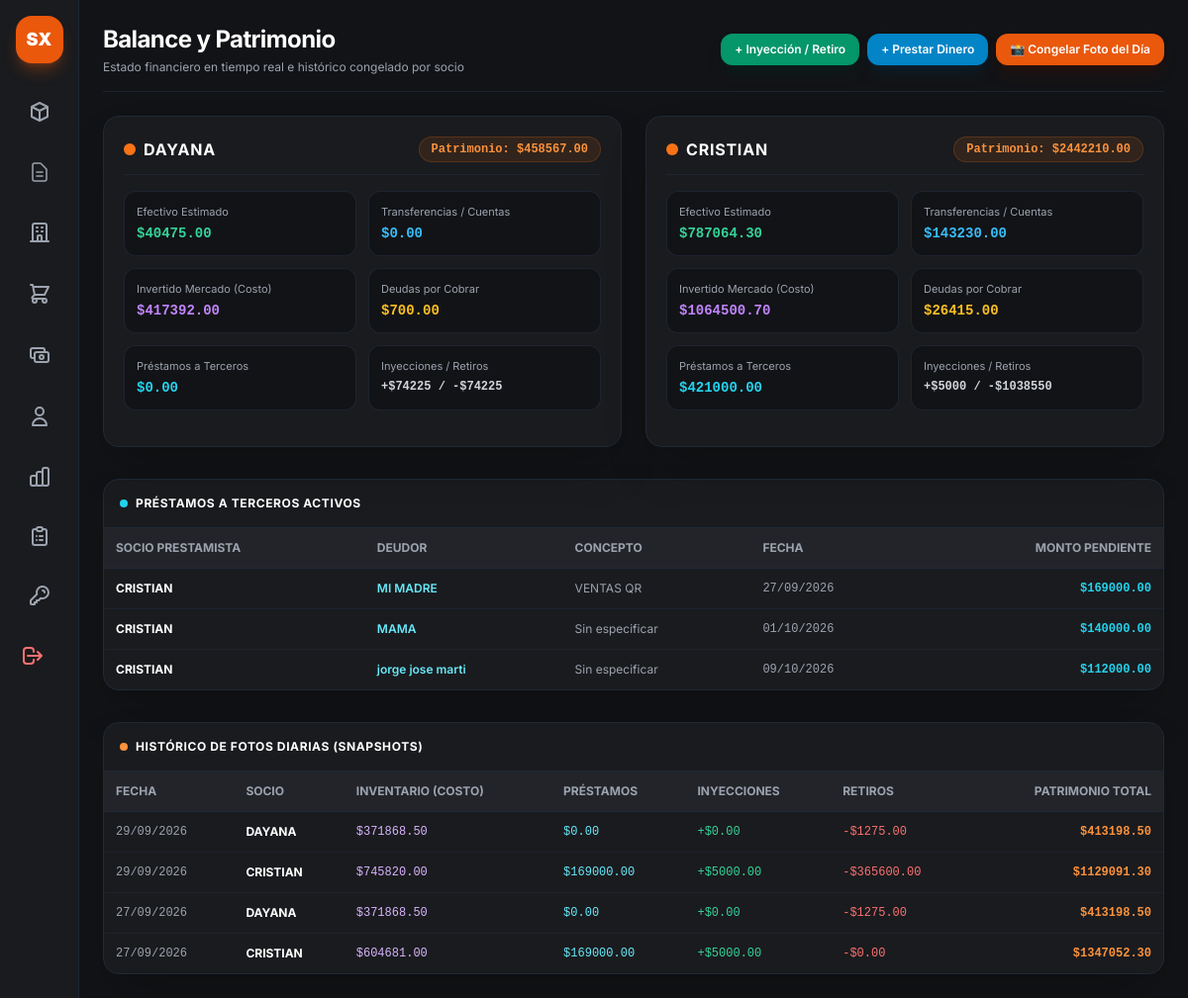
The page /admin/balance (signed in) on the database its author committed.
### app.py (models this page shows)
class Propietario(db.Model):
    __tablename__ = 'propietarios'
    id = db.Column(db.Integer, primary_key=True)
    nombre = db.Column(db.String(100), nullable=False, unique=True)
    descripcion = db.Column(db.String(200))
    productos = db.relationship('Producto', backref='propietario', lazy=True)

class PrestamoTercero(db.Model):
    __tablename__ = 'prestamos_terceros'
    id = db.Column(db.Integer, primary_key=True)
    propietario_id = db.Column(db.Integer, db.ForeignKey('propietarios.id'), nullable=False)
    deudor_nombre = db.Column(db.String(100), nullable=False)
    monto = db.Column(db.Float, nullable=False)
    saldo_pendiente = db.Column(db.Float, nullable=False)
    metodo_pago = db.Column(db.String(20), default='EFECTIVO')  # 'EFECTIVO' o 'TRANSFERENCIA'
    concepto = db.Column(db.String(255), nullable=True)
    fecha = db.Column(db.DateTime, default=datetime.now)
    estado = db.Column(db.String(20), default='PENDIENTE')
    propietario = db.relationship('Propietario', backref=db.backref('prestamos', lazy=True))

class SnapshotBalanceDiario(db.Model):
    __tablename__ = 'snapshots_balance_diario'
    id = db.Column(db.Integer, primary_key=True)
    fecha = db.Column(db.Date, nullable=False)
    propietario_nombre = db.Column(db.String(100), nullable=False)
    efectivo = db.Column(db.Float, default=0.0)
    transferencia = db.Column(db.Float, default=0.0)
    inventario_costo = db.Column(db.Float, default=0.0)
    deudas_por_cobrar = db.Column(db.Float, default=0.0)
    prestamos_otorgados = db.Column(db.Float, default=0.0)
    inyecciones = db.Column(db.Float, default=0.0)
    retiros = db.Column(db.Float, default=0.0)
    patrimonio_total = db.Column(db.Float, default=0.0)

### app.py (the view)
@app.route('/admin/balance')
def vista_balance():
    if 'user' not in session or session.get('rol') != 'admin':
        return redirect(url_for('login'))
    propietarios = Propietario.query.all()
    balance_propietarios = []
    for prop in propietarios:
        productos_prop = Producto.query.filter_by(propietario_id=prop.id).all()
        inventario_costo = sum((obtener_stock_total(p) * (p.precio_costo or 0.0)) for p in productos_prop)
        deudas_cobrar = 0.0
        try:
            filas_deudas = db.session.execute(
                db.text("SELECT * FROM deudas_cierre WHERE LOWER(COALESCE(estado, '')) = 'pendiente' OR cierre_pago_id IS NULL")
            ).mappings().all()
            for row in filas_deudas:
                estado_str = str(row.get('estado', '')).lower()
                if estado_str == 'pagado' or row.get('cierre_pago_id') is not None:
                    continue
                monto_d = float(row.get('subtotal') or 0.0)
                if monto_d <= 0:
                    continue
                prod_id = row.get('producto_id')
                prod_nom = str(row.get('producto_nombre') or '').strip()
                prod = None
                if prod_id and prod_id > 0:
                    prod = Producto.query.get(prod_id)
                elif prod_nom:
                    prod = Producto.query.filter(Producto.nombre.ilike(prod_nom)).first()
                if prod and prod.propietario_id == prop.id:
                    deudas_cobrar += monto_d
                elif not prod and 'CRISTIAN' in prop.nombre.upper():
                    deudas_cobrar += monto_d
        except Exception:
            deudas_cobrar = 0.0
        prestamos = PrestamoTercero.query.filter_by(propietario_id=prop.id, estado='PENDIENTE').all()
        prestamos_efectivo = sum(p.saldo_pendiente for p in prestamos if not getattr(p, 'metodo_pago', None) or p.metodo_pago == 'EFECTIVO')
        prestamos_transf = sum(p.saldo_pendiente for p in prestamos if getattr(p, 'metodo_pago', None) == 'TRANSFERENCIA')
        total_prestamos = prestamos_efectivo + prestamos_transf
        movs = MovimientoCapital.query.filter_by(propietario_id=prop.id).all()
        inyecciones_efectivo = sum(m.monto for m in movs if m.tipo == 'INYECCION' and (not getattr(m, 'metodo_pago', None) or m.metodo_pago == 'EFECTIVO'))
        retiros_efectivo = sum(m.monto for m in movs if m.tipo == 'RETIRO' and (not getattr(m, 'metodo_pago', None) or m.metodo_pago == 'EFECTIVO'))
        inyecciones_transf = sum(m.monto for m in movs if m.tipo == 'INYECCION' and getattr(m, 'metodo_pago', None) == 'TRANSFERENCIA')
        retiros_transf = sum(m.monto for m in movs if m.tipo == 'RETIRO' and getattr(m, 'metodo_pago', None) == 'TRANSFERENCIA')
        total_inyecciones = inyecciones_efectivo + inyecciones_transf
        total_retiros = retiros_efectivo + retiros_transf
        compras_socio = Compra.query.filter_by(propietario_id=prop.id).all() if 'Compra' in globals() else []
        compras_efectivo = sum(c.total_compra for c in compras_socio if c.metodo_pago == 'EFECTIVO' or not c.metodo_pago)
        compras_transf = sum(c.total_compra for c in compras_socio if c.metodo_pago == 'TRANSFERENCIA')
        efectivo_acumulado = 0.0
        transferencias_cierres = 0.0
        es_cristian = 'CRISTIAN' in prop.nombre.upper()
        if 'CierreDia' in globals():
            cierres = CierreDia.query.all()
            for c in cierres:
                if hasattr(c, 'detalles'):
                    for d in c.detalles:
                        prod = Producto.query.get(d.producto_id)
                        if prod and prod.propietario_id == prop.id:
                            efectivo_acumulado += (d.subtotal or 0.0)
                if es_cristian and hasattr(c, 'total_transferencias') and c.total_transferencias:
                    transferencias_cierres += (c.total_transferencias or 0.0)
        efectivo_liquido = max(0.0, efectivo_acumulado + inyecciones_efectivo - retiros_efectivo - prestamos_efectivo - compras_efectivo)
        transferencias_acumuladas = max(0.0, transferencias_cierres + inyecciones_transf - retiros_transf - prestamos_transf - compras_transf)
        patrimonio_total = efectivo_liquido + transferencias_acumuladas + inventario_costo + deudas_cobrar + total_prestamos
        balance_propietarios.append({
            'propietario': prop,
            'efectivo': efectivo_liquido,
            'transferencia': transferencias_acumuladas,
            'inventario_costo': inventario_costo,
            'deudas_por_cobrar': deudas_cobrar,
            'prestamos': total_prestamos,
            'inyecciones': total_inyecciones,
            'retiros': total_retiros,
            'patrimonio_total': patrimonio_total
        })
    snapshots = SnapshotBalanceDiario.query.order_by(SnapshotBalanceDiario.fecha.desc()).limit(30).all()
    prestamos_activos = PrestamoTercero.query.filter_by(estado='PENDIENTE').all()
    return render_template(
        'admin_balance.html',
        balance_propietarios=balance_propietarios,
        snapshots=snapshots,
        prestamos=prestamos_activos,
        propietarios=propietarios
    )

### app.py (called while the page is built)
def obtener_stock_total(producto):
    if hasattr(producto, 'stocks'):
        if isinstance(producto.stocks, (list, tuple)) or hasattr(producto.stocks, '__iter__'):
            return sum(getattr(s, 'cantidad', getattr(s, 'stock', 0)) for s in producto.stocks)
        return producto.stocks or 0
    return getattr(producto, 'stock', 0)

@app.context_processor
def inject_today():
    return {'hoy': date.today()}

### templates/admin_balance.html (shortened to what this page needs)
{% extends "base.html" %}
{% block content %}
<main class="flex-1 flex flex-col min-w-0 overflow-y-auto p-4 md:p-6 bg-[#121316]">
    <header class="mb-6 flex flex-col sm:flex-row sm:items-center justify-between gap-4 border-b border-gray-800/80 pb-4">
        <div>
            <h1 class="text-2xl font-bold text-white tracking-tight flex items-center gap-2">
                <span>Balance y Patrimonio</span>
            </h1>
            <p class="text-xs text-gray-400 mt-1">Estado financiero en tiempo real e histórico congelado por socio</p>
        </div>
        <div class="flex flex-wrap gap-2">
            <button onclick="abrirModal('modal-movimiento')" class="px-3.5 py-2 bg-emerald-600 hover:bg-emerald-500 text-white rounded-xl text-xs font-semibold transition flex items-center gap-1.5 shadow-lg shadow-emerald-950/40">
                <span>+ Inyección / Retiro</span>
            </button>
            <button onclick="abrirModal('modal-prestamo')" class="px-3.5 py-2 bg-sky-600 hover:bg-sky-500 text-white rounded-xl text-xs font-semibold transition flex items-center gap-1.5 shadow-lg shadow-sky-950/40">
                <span>+ Prestar Dinero</span>
            </button>
            <button onclick="guardarSnapshot()" class="px-3.5 py-2 bg-orange-600 hover:bg-orange-500 text-white rounded-xl text-xs font-semibold transition flex items-center gap-1.5 shadow-lg shadow-orange-950/40">
                <span>📸 Congelar Foto del Día</span>
            </button>
        </div>
    </header>
    <div class="grid grid-cols-1 md:grid-cols-2 gap-6 mb-8">
        {% for b in balance_propietarios %}
        <div class="bg-[#1a1b1e] border border-gray-800 rounded-2xl p-5 shadow-2xl relative overflow-hidden flex flex-col justify-between">
            <div>
                <div class="flex justify-between items-center mb-4 border-b border-gray-800/80 pb-3">
                    <div class="flex items-center gap-2">
                        <div class="w-3 h-3 rounded-full bg-orange-500 animate-pulse"></div>
                        <h2 class="text-base font-bold text-white uppercase tracking-wider">{{ b.propietario.nombre }}</h2>
                    </div>
                    <span class="text-xs px-3 py-1 rounded-full bg-orange-500/10 text-orange-400 border border-orange-500/20 font-bold font-mono">
                        Patrimonio: ${{ "%.2f"|format(b.patrimonio_total) }}
                    </span>
                </div>
                <div class="grid grid-cols-2 gap-3 text-xs mb-4">
                    <div class="bg-[#121316] p-3 rounded-xl border border-gray-800/80">
                        <span class="text-gray-400 block text-[11px] mb-1">Efectivo Estimado</span>
                        <span class="text-emerald-400 font-bold font-mono text-sm">${{ "%.2f"|format(b.efectivo) }}</span>
                    </div>
                    <div class="bg-[#121316] p-3 rounded-xl border border-gray-800/80">
                        <span class="text-gray-400 block text-[11px] mb-1">Transferencias / Cuentas</span>
                        <span class="text-sky-400 font-bold font-mono text-sm">${{ "%.2f"|format(b.transferencia) }}</span>
                    </div>
                    <div class="bg-[#121316] p-3 rounded-xl border border-gray-800/80">
                        <span class="text-gray-400 block text-[11px] mb-1">Invertido Mercado (Costo)</span>
                        <span class="text-purple-400 font-bold font-mono text-sm">${{ "%.2f"|format(b.inventario_costo) }}</span>
                    </div>
                    <div class="bg-[#121316] p-3 rounded-xl border border-gray-800/80">
                        <span class="text-gray-400 block text-[11px] mb-1">Deudas por Cobrar</span>
                        <span class="text-amber-400 font-bold font-mono text-sm">${{ "%.2f"|format(b.deudas_por_cobrar) }}</span>
                    </div>
                    <div class="bg-[#121316] p-3 rounded-xl border border-gray-800/80">
                        <span class="text-gray-400 block text-[11px] mb-1">Préstamos a Terceros</span>
                        <span class="text-cyan-400 font-bold font-mono text-sm">${{ "%.2f"|format(b.prestamos) }}</span>
                    </div>
                    <div class="bg-[#121316] p-3 rounded-xl border border-gray-800/80">
                        <span class="text-gray-400 block text-[11px] mb-1">Inyecciones / Retiros</span>
                        <span class="text-gray-300 font-bold font-mono text-xs">
                            +${{ "%.0f"|format(b.inyecciones) }} / -${{ "%.0f"|format(b.retiros) }}
                        </span>
                    </div>
                </div>
            </div>
        </div>
        {% endfor %}
    </div>
    {% if prestamos %}
    <section class="bg-[#1a1b1e] border border-gray-800 rounded-2xl overflow-hidden shadow-2xl mb-8">
        <div class="p-4 border-b border-gray-800 flex justify-between items-center">
            <h3 class="text-xs font-bold text-white uppercase tracking-wider flex items-center gap-2">
                <span class="w-2 h-2 rounded-full bg-cyan-400"></span>
                Préstamos a Terceros Activos
            </h3>
        </div>
        <div class="overflow-x-auto">
            <table class="w-full text-left border-collapse text-xs">
                <thead>
                    <tr class="border-b border-gray-800 text-gray-400 uppercase bg-[#222429]">
                        <th class="p-3">Socio Prestamista</th>
                        <th class="p-3">Deudor</th>
                        <th class="p-3">Concepto</th>
                        <th class="p-3">Fecha</th>
                        <th class="p-3 text-right">Monto Pendiente</th>
                    </tr>
                </thead>
                <tbody class="divide-y divide-gray-800/60 text-gray-300">
                    {% for p in prestamos %}
                    <tr class="hover:bg-gray-800/30 transition">
                        <td class="p-3 font-bold text-white">{{ p.propietario.nombre }}</td>
                        <td class="p-3 text-cyan-300 font-semibold">{{ p.deudor_nombre }}</td>
                        <td class="p-3 text-gray-400">{{ p.concepto or 'Sin especificar' }}</td>
                        <td class="p-3 font-mono text-gray-400">{{ p.fecha.strftime('%d/%m/%Y') }}</td>
                        <td class="p-3 text-right font-mono font-bold text-cyan-400">${{ "%.2f"|format(p.saldo_pendiente) }}</td>
                    </tr>
                    {% endfor %}
                </tbody>
            </table>
        </div>
    </section>
    {% endif %}
    <section class="bg-[#1a1b1e] border border-gray-800 rounded-2xl overflow-hidden shadow-2xl">
        <div class="p-4 border-b border-gray-800 flex justify-between items-center">
            <h3 class="text-xs font-bold text-white uppercase tracking-wider flex items-center gap-2">
                <span class="w-2 h-2 rounded-full bg-orange-400"></span>
                Histórico de Fotos Diarias (Snapshots)
            </h3>
        </div>
        <div class="overflow-x-auto">
            <table class="w-full text-left border-collapse text-xs">
                <thead>
                    <tr class="border-b border-gray-800 text-gray-400 uppercase bg-[#222429]">
                        <th class="p-3">Fecha</th>
                        <th class="p-3">Socio</th>
                        <th class="p-3">Inventario (Costo)</th>
                        <th class="p-3">Préstamos</th>
                        <th class="p-3">Inyecciones</th>
                        <th class="p-3">Retiros</th>
                        <th class="p-3 text-right">Patrimonio Total</th>
                    </tr>
                </thead>
                <tbody class="divide-y divide-gray-800/60 text-gray-300">
                    {% for s in snapshots %}
                    <tr class="hover:bg-gray-800/30 transition">
                        <td class="p-3 font-mono text-gray-400">{{ s.fecha.strftime('%d/%m/%Y') }}</td>
                        <td class="p-3 font-bold text-white">{{ s.propietario_nombre }}</td>
                        <td class="p-3 font-mono text-purple-300">${{ "%.2f"|format(s.inventario_costo) }}</td>
                        <td class="p-3 font-mono text-cyan-300">${{ "%.2f"|format(s.prestamos_otorgados) }}</td>
                        <td class="p-3 font-mono text-emerald-400">+${{ "%.2f"|format(s.inyecciones) }}</td>
                        <td class="p-3 font-mono text-red-400">-${{ "%.2f"|format(s.retiros) }}</td>
                        <td class="p-3 text-right font-mono font-bold text-orange-400">${{ "%.2f"|format(s.patrimonio_total) }}</td>
                    </tr>
                    {% else %}
                    <tr>
                        <td colspan="7" class="p-8 text-center text-gray-500">
                            No hay fotos históricas guardadas todavía. Haz clic en <strong class="text-gray-300">"📸 Congelar Foto del Día"</strong>.
                        </td>
                    </tr>
                    {% endfor %}
                </tbody>
            </table>
        </div>
    </section>
</main>
{% endblock %}

### static/css/style.css (style rules this page uses)
body { font-family: 'Inter', sans-serif; }

### rows shown on the page
Propietario: propietario.nombre "DAYANA"
Propietario: propietario.nombre "CRISTIAN"
PrestamoTercero: propietario.nombre "CRISTIAN", deudor_nombre "MI MADRE", concepto "VENTAS QR", fecha "27/09/2026", saldo_pendiente "169000.00"
PrestamoTercero: propietario.nombre "CRISTIAN", deudor_nombre "MAMA", concepto "Sin especificar", fecha "01/10/2026", saldo_pendiente "140000.00"
PrestamoTercero: propietario.nombre "CRISTIAN", deudor_nombre "jorge jose marti", concepto "Sin especificar", fecha "09/10/2026", saldo_pendiente "112000.00"
SnapshotBalanceDiario: fecha "29/09/2026", propietario_nombre "DAYANA", inventario_costo "371868.50", prestamos_otorgados "0.00", inyecciones "0.00", retiros "1275.00", patrimonio_total "413198.50"
SnapshotBalanceDiario: fecha "29/09/2026", propietario_nombre "CRISTIAN", inventario_costo "745820.00", prestamos_otorgados "169000.00", inyecciones "5000.00", retiros "365600.00", patrimonio_total "1129091.30"
SnapshotBalanceDiario: fecha "27/09/2026", propietario_nombre "DAYANA", inventario_costo "371868.50", prestamos_otorgados "0.00", inyecciones "0.00", retiros "1275.00", patrimonio_total "413198.50"
SnapshotBalanceDiario: fecha "27/09/2026", propietario_nombre "CRISTIAN", inventario_costo "604681.00", prestamos_otorgados "169000.00", inyecciones "5000.00", retiros "0.00", patrimonio_total "1347052.30"

### other values the page prints
{{ "%.2f"|format(b.patrimonio_total) }} "458567.00" "2442210.00"
{{ "%.2f"|format(b.efectivo) }} "40475.00" "787064.30"
{{ "%.2f"|format(b.transferencia) }} "0.00" "143230.00"
{{ "%.2f"|format(b.inventario_costo) }} "417392.00" "1064500.70"
{{ "%.2f"|format(b.deudas_por_cobrar) }} "700.00" "26415.00"
{{ "%.2f"|format(b.prestamos) }} "0.00" "421000.00"
{{ "%.0f"|format(b.inyecciones) }} "74225" "5000"
{{ "%.0f"|format(b.retiros) }} "74225" "1038550"
